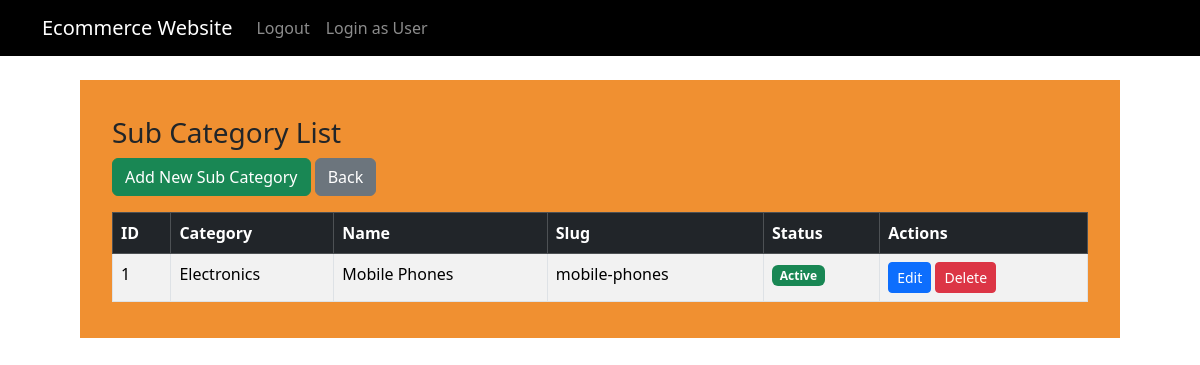
Page /subcategory/ (signed in) on the earlier database version.
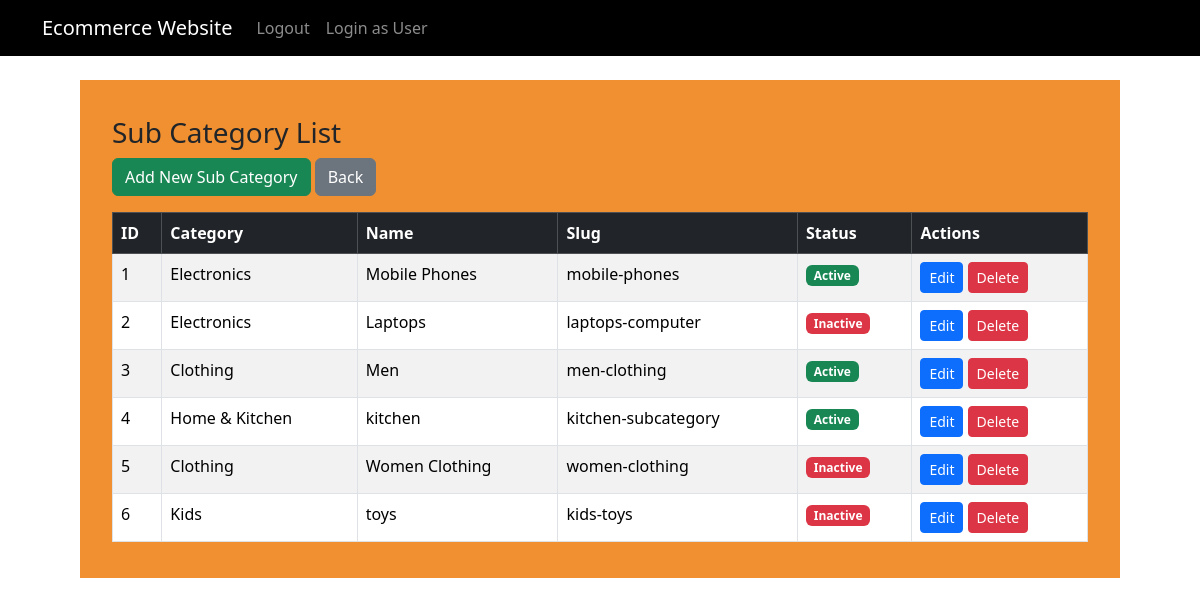
Same page on the later database version.
### products/models.py (models this page shows, shortened)
class SubCategory(models.Model):
	category=models.ForeignKey(Category,on_delete=models.CASCADE)
	name=models.CharField(max_length=100)
	slug=models.SlugField(unique=True)
	status=models.BooleanField(default=True)

class Category(models.Model):
	name=models.CharField(max_length=100,unique=True)
	slug=models.SlugField(unique=True)
	description=models.TextField(blank=True)
	status=models.BooleanField(default=True)
	def __str__(self):
		return self.name

### products/views.py (the view)
# urls.py: path('subcategory/', SubCategoryListView.as_view(), name='subcategory_list'),
class  SubCategoryListView(LoginRequiredMixin,PermissionRequiredMixin,ListView):
	model=SubCategory
	form_class=SubCategoryForm
	template_name='admin_panel/subcategory_list.html'
	success_url= reverse_lazy('admin_panel:admin-dashoard')
	context_object_name='subcategories'
	permission_required='admin_panel.view_subcategory'

### admin_panel/templates/admin_panel/subcategory_list.html
{% extends "admin_panel/Base.html" %}
{% load static %}
{% block content %}
<div class="container-fluid">
    <div class="row">
        <div class="col-md-12">
            <h3 class="mt-3">Sub Category List</h3>
            <a href="{% url 'admin_panel:subcategory_add' %}" class="btn btn-success mb-3">Add New Sub Category</a>
<a href="{% url 'admin-dashboard' %}" class="btn btn-secondary mb-3">Back</a>
            {% if subcategories %}
            <table class="table table-bordered table-striped">
                <thead class="table-dark">
                    <tr>
                        <th>ID</th>
                        <th>Category</th>
                        <th>Name</th>
                        <th>Slug</th>
                         <th>Status</th>
                         <th>Actions</th>
                    </tr>
                </thead>
                <tbody>
                    {% for subcategory in subcategories %}
                    <tr>
                        <td>{{ subcategory.id }}</td>
                        <td>{{ subcategory.category }}</td>
                        <td>{{ subcategory.name }}</td>
                         <td>{{ subcategory.slug }}</td>
                        <td>
                            {% if subcategory.status %}
                                <span class="badge bg-success">Active</span>
                            {% else %}
                                <span class="badge bg-danger">Inactive</span>
                            {% endif %}
                        </td>
                        <td>
                            <a href="{% url 'admin_panel:subcategory_edit' subcategory.slug %}" class="btn btn-primary btn-sm">Edit</a>
                            <a href="{% url 'admin_panel:subcategory_delete' subcategory.slug %}" class="btn btn-danger btn-sm"
                               onclick="return confirm('Are you sure you want to delete this category?');">Delete</a>
                        </td>
                    </tr>
                    {% endfor %}
                </tbody>
            </table>
            {% else %}
            <p class="text-center">No categories found.</p>
            {% endif %}
        </div>
    </div>
</div>
{% endblock %}

Differences in the rows shown:
added SubCategory: id "2", category "Electronics", name "Laptops", slug "laptops-computer", status "Inactive"
added SubCategory: id "3", category "Clothing", name "Men", slug "men-clothing", status "Active"
added SubCategory: id "4", category "Home & Kitchen", name "kitchen", slug "kitchen-subcategory", status "Active"
added SubCategory: id "5", category "Clothing", name "Women Clothing", slug "women-clothing", status "Inactive"
added SubCategory: id "6", category "Kids", name "toys", slug "kids-toys", status "Inactive"
